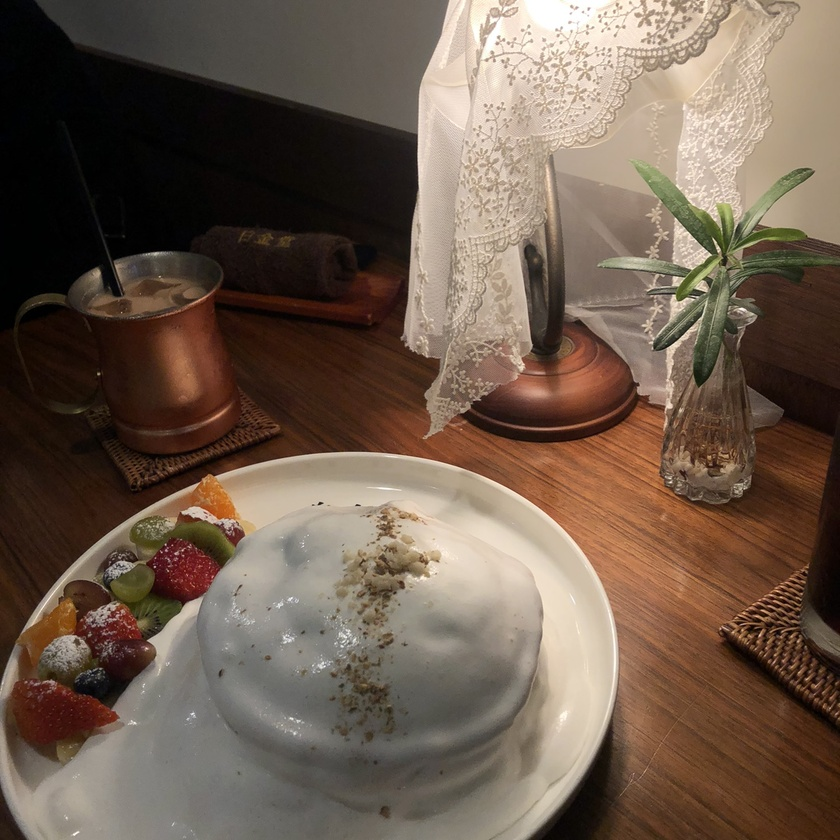
#> input picture Img/cafe.jpg, 840 x 840 px, shrunk from 1500 x 1500 before the run, found by its file name
$ python histo_equalize.py
#> lines starting #> are read from the running program, lines starting #| are printed output that depends on the picture
# 회색조 이미지에 평탄화 적용

import cv2
import numpy as np
import matplotlib.pylab as plt

# 대상 영상으로 그레이 스케일로 읽기
img = cv2.imread('../cafe.jpg', cv2.IMREAD_GRAYSCALE)
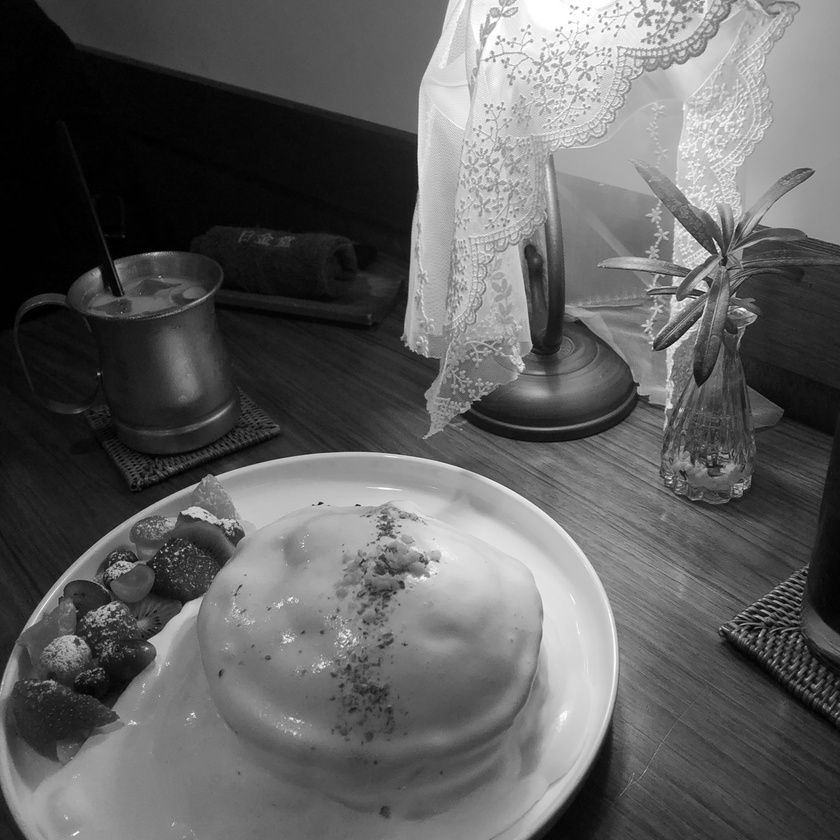
#> img: shape (840, 840); min 0, max 255, mean 95.5
rows, cols = img.shape[:2]
#> rows = 840; cols = 840

# 이퀄라이즈 연산을 직접 적용
hist = cv2.calcHist([img], [0], None, [256], [0, 256])  #히스토그램 계산
#> hist = 256 values, max 13121 at index 1, min 162 at index 251, mean 2756.2
cdf = hist.cumsum()  # 누적 히스토그램
#> cdf = 256 values from 2061 to 705600
cdf_m = np.ma.masked_equal(cdf, 0)  # 0(zero)인 값을 NaN으로 제거
cdf_m = (cdf_m - cdf_m.min()) /(rows * cols) * 255  # 이퀄라이즈 히스토그램 계산
cdf = np.ma.filled(cdf_m,0).astype('uint8')  # NaN을 다시 0으로 환원
#> cdf = 256 values from 0 to 254
print(cdf.shape)
#| (256,)
img2 = cdf[img]  # 히스토그램을 픽셀로 맵핑
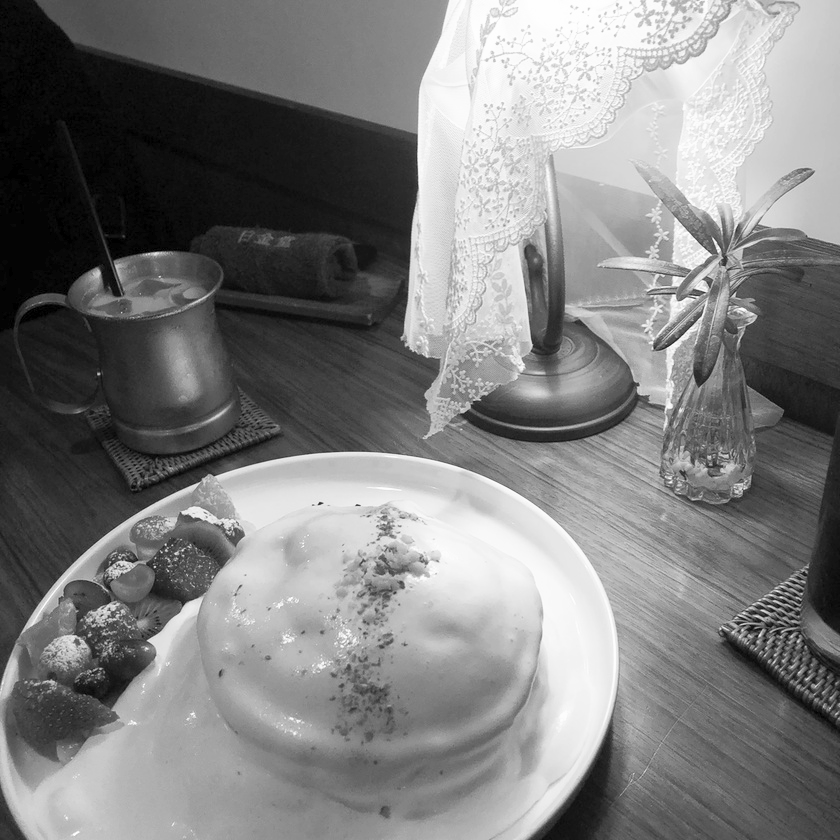
#> img2: shape (840, 840); min 0, max 254, mean 126.9

# OpenCV API로 이퀄라이즈 히스토그램 적용
img3 = cv2.equalizeHist(img)

# 이퀄라이즈 결과 히스토그램 계산
hist2 = cv2.calcHist([img2], [0], None, [256], [0, 256])
#> hist2 = 256 values, max 13121 at index 4, min 0 at index 1, mean 2756.2
hist3 = cv2.calcHist([img3], [0], None, [256], [0, 256])
#> hist3 = 256 values, max 13121 at index 5, min 0 at index 1, mean 2756.2

# 결과 출력
cv2.imshow('Before', img)
cv2.imshow('Manual', img2)
cv2.imshow('cv2.equalizeHist()', img3)
hists = {'Before':hist, 'Manual':hist2, 'cv2.equalizeHist()':hist3}
for i, (k, v) in enumerate(hists.items()):
    plt.subplot(1,3,i+1)
    plt.title(k)
    plt.plot(v)
#> this loop made 3 passes
#> k on passes 1 to 3: 'Before', 'Manual', 'cv2.equalizeHist()'
plt.show()
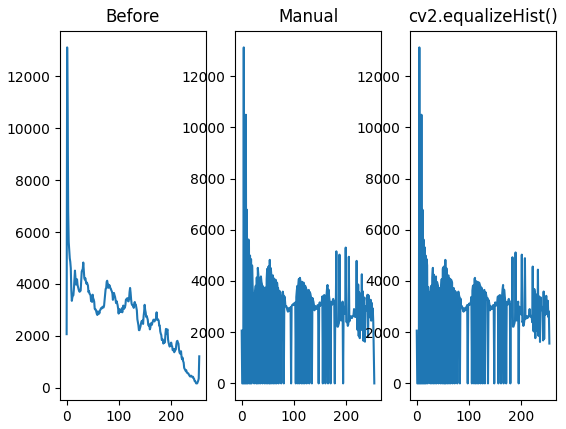
#> figure drawn by matplotlib, 3 panels; panel 1: curve peaks at x = 1, y = 13121; panel 2: curve peaks at x = 4, y = 13121; panel 3: curve peaks at x = 5, y = 13121

$ run again, with Img/cat.jpg copied over Img/cafe.jpg
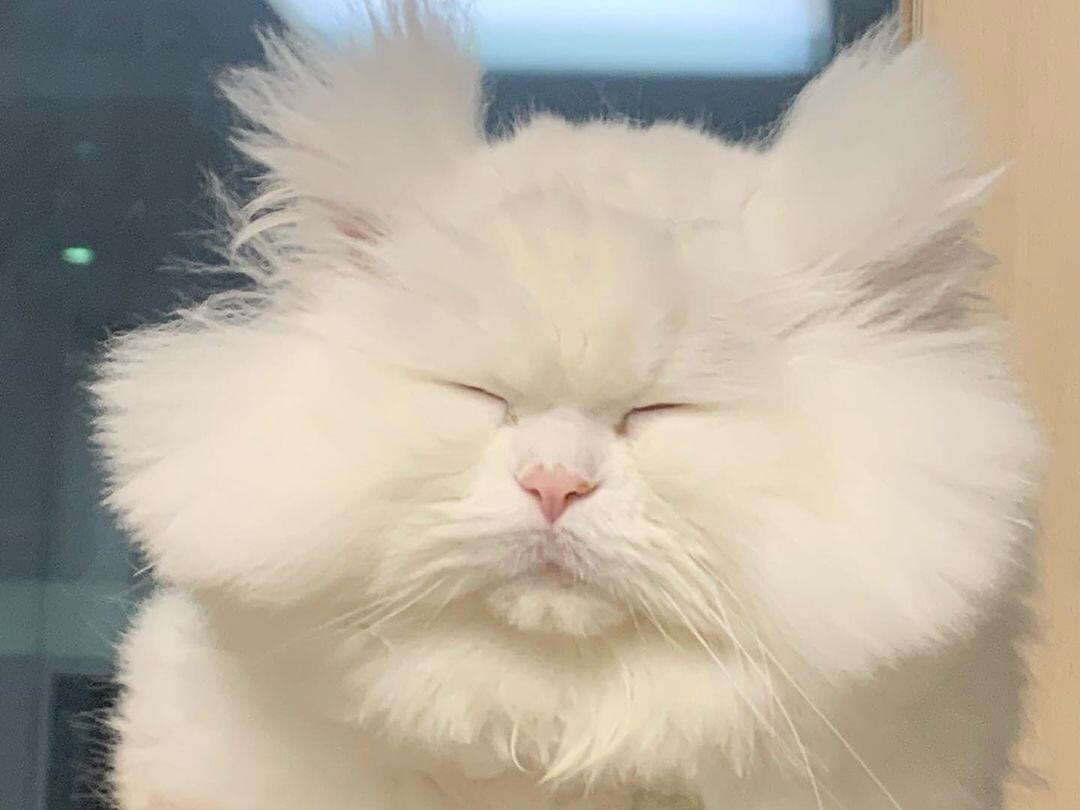
#> input picture Img/cat.jpg, 1080 x 810 px, found by its file name
#> hist = 256 values, max 17482 at index 223, min 0 at index 0, mean 3417.2
#> `cdf = hist.cumsum()`: cdf = 256 values from 0 to 874800
#> `cdf = np.ma.filled(cdf_m,0).astype('uint8')`: cdf = 256 values from 0 to 254
#| (256,)
#> `img2 = cdf[img]`:
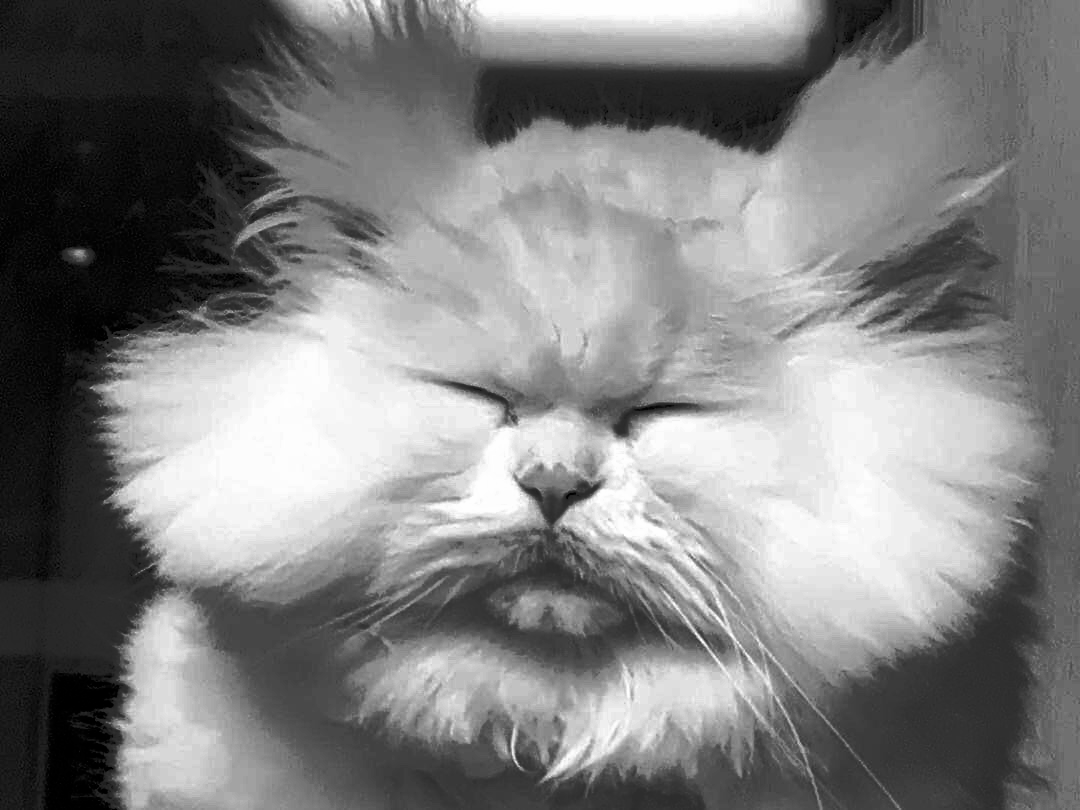
#> img2: shape (810, 1080); min 0, max 254, mean 128.2
#> hist2 = 256 values, max 17482 at index 239, min 0 at index 8, mean 3417.2
#> hist3 = 256 values, max 17482 at index 239, min 0 at index 6, mean 3417.2
#> the loop `for i, (k, v) in enumerate(hists.items()):` made 3 passes
#> k on passes 1 to 3: 'Before', 'Manual', 'cv2.equalizeHist()'
#> `plt.show()`:
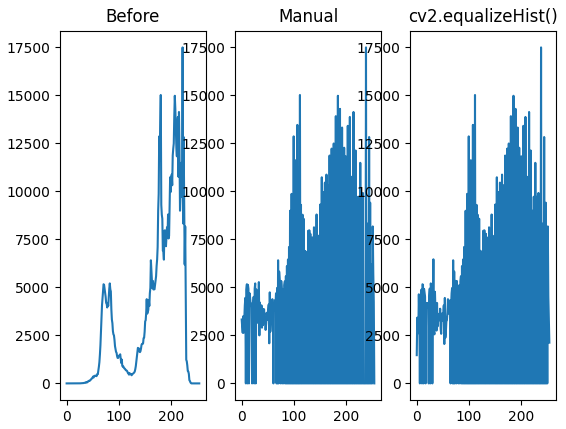
#> figure drawn by matplotlib, 3 panels; panel 1: curve peaks at x = 223, y = 17482; panel 2: curve peaks at x = 239, y = 17482; panel 3: curve peaks at x = 239, y = 17482

$ run again, with Img/docToScan.jpg copied over Img/cafe.jpg
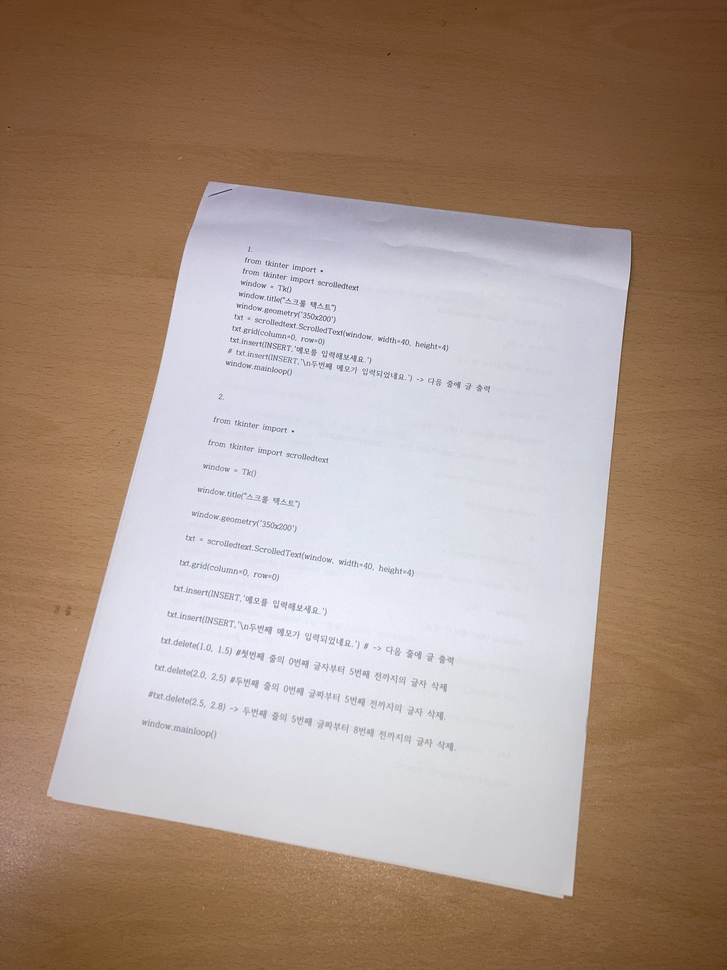
#> input picture Img/docToScan.jpg, 727 x 970 px, shrunk from 3024 x 4032 before the run, found by its file name
#> hist = 256 values, max 14130 at index 220, min 0 at index 0, mean 2754.6
#> `cdf = hist.cumsum()`: cdf = 256 values from 0 to 705190
#> `cdf = np.ma.filled(cdf_m,0).astype('uint8')`: cdf = 256 values from 0 to 254
#| (256,)
#> `img2 = cdf[img]`:
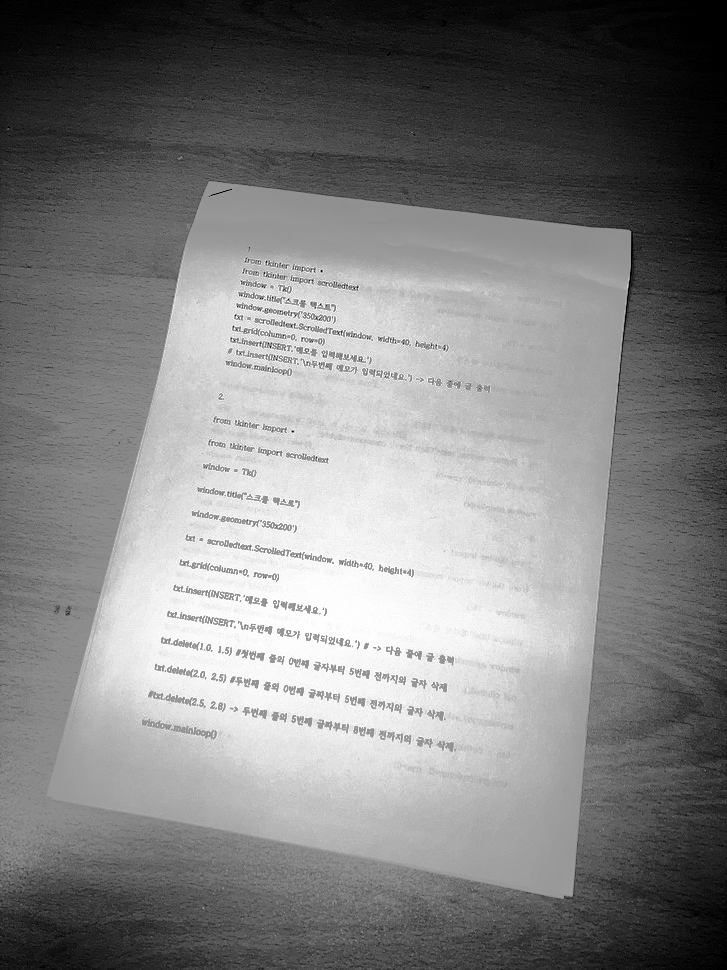
#> img2: shape (970, 727); min 0, max 254, mean 128.2
#> hist2 = 256 values, max 14130 at index 213, min 0 at index 8, mean 2754.6
#> hist3 = 256 values, max 14130 at index 213, min 0 at index 6, mean 2754.6
#> the loop `for i, (k, v) in enumerate(hists.items()):` made 3 passes
#> k on passes 1 to 3: 'Before', 'Manual', 'cv2.equalizeHist()'
#> `plt.show()`:
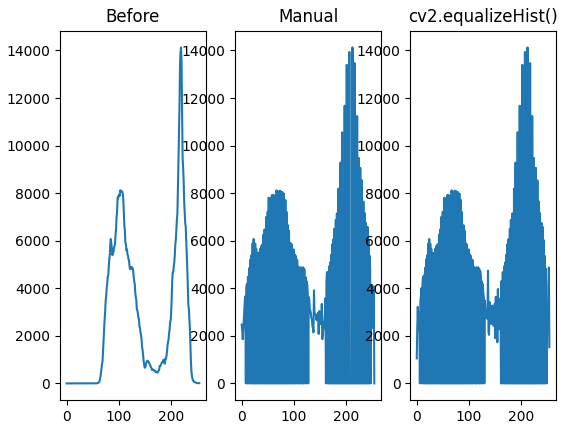
#> figure drawn by matplotlib, 3 panels; panel 1: curve peaks at x = 220, y = 14130; panel 2: curve peaks at x = 213, y = 14130; panel 3: curve peaks at x = 213, y = 14130
